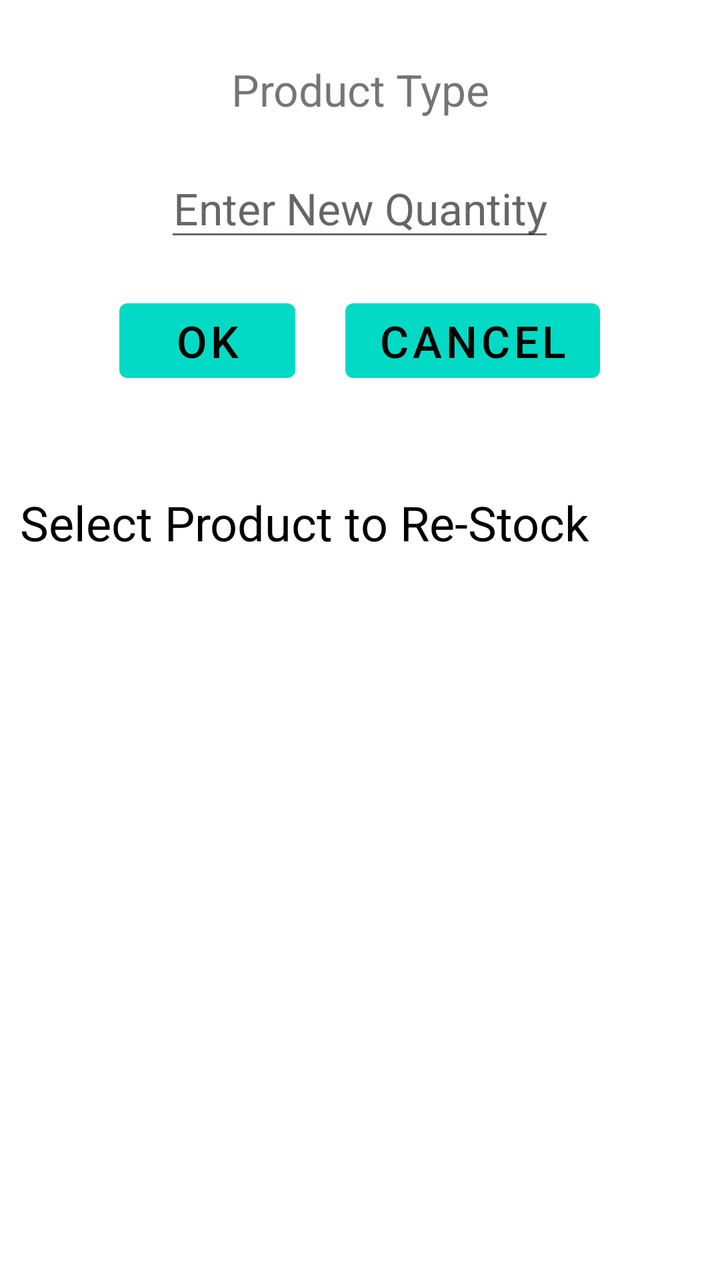
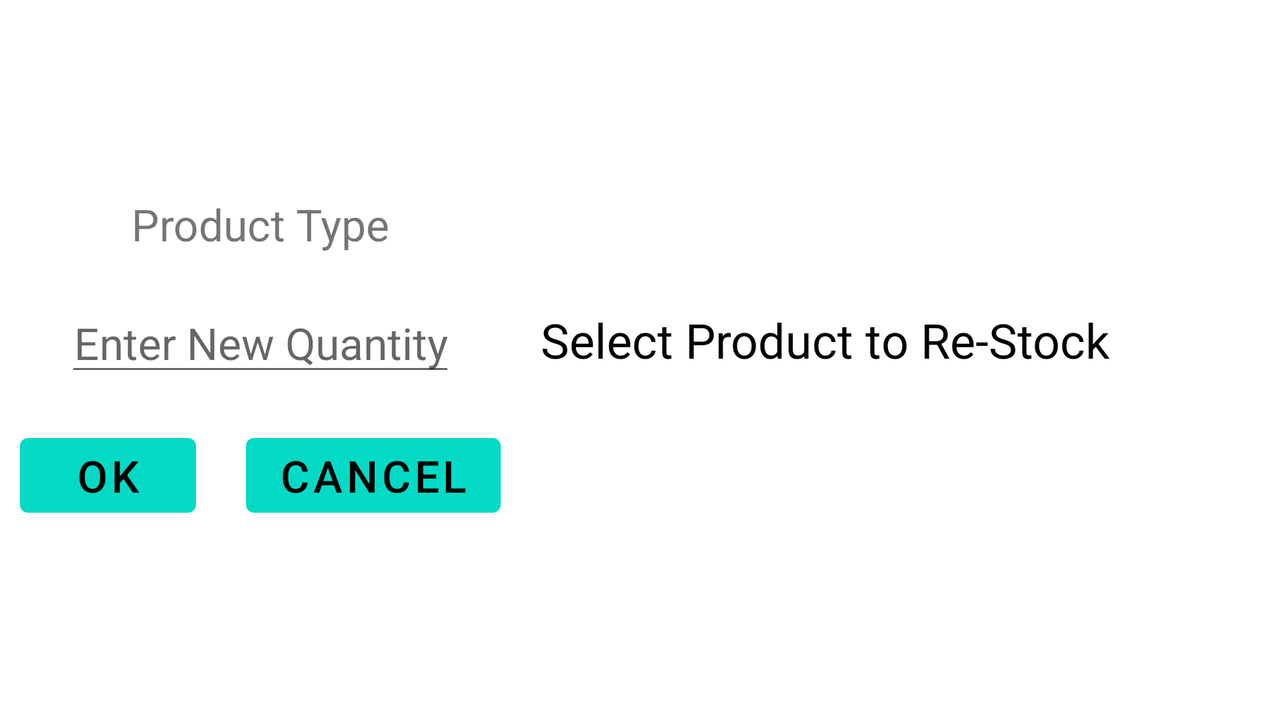

The same Android screen from two of the app's own layout files: first res/layout/ as a phone draws it, then the repository's variant for another configuration, drawn on a device whose configuration selects that folder. Both files follow.
<!-- AndroidManifest.xml: application theme Theme.Assignment2_CashRegisterApp -->
<!-- res/layout/activity_restock.xml -->
<?xml version="1.0" encoding="utf-8"?>
<RelativeLayout xmlns:android="http://schemas.android.com/apk/res/android"
xmlns:app="http://schemas.android.com/apk/res-auto"
xmlns:tools="http://schemas.android.com/tools"
android:layout_width="match_parent"
android:layout_height="match_parent"
tools:context=".RestockActivity"

android:layout_gravity="center_horizontal"

>

    <TextView
        android:id="@+id/restockProd_Type"
        android:layout_width="wrap_content"
        android:layout_height="wrap_content"
        android:layout_centerHorizontal="true"
        android:text="Product Type"
        android:textSize="22sp"
        android:layout_marginTop="30dp"
        android:gravity="center"/>


    <EditText
        android:layout_width="wrap_content"
        android:layout_height="wrap_content"
        android:id="@+id/restock_new_qty"
        android:hint="Enter New Quantity"
        android:textSize="22sp"
        android:layout_below="@id/restockProd_Type"
        android:layout_centerHorizontal="true"
        android:layout_marginTop="20dp"
        android:gravity="center"
        android:inputType="number"
        />
    <RelativeLayout
        android:layout_width="wrap_content"
        android:layout_height="wrap_content"
        android:layout_centerHorizontal="true"
        android:layout_below="@id/restock_new_qty"
        android:id="@+id/ok_cancel_Relative">

    <Button
    android:layout_width="wrap_content"
    android:layout_height="wrap_content"
    android:id="@+id/ok_btn"
    android:text="Ok"
    android:textSize="22sp"

        android:layout_marginTop="20dp"
        android:layout_marginEnd="25dp"


    />
<Button
    android:layout_width="wrap_content"
    android:layout_height="wrap_content"
    android:id="@+id/cancel_btn"
    android:text="Cancel"
    android:textSize="22sp"
    android:layout_toRightOf="@id/ok_btn"

    android:layout_marginTop="20dp"

    />
    </RelativeLayout>
    <TextView
        android:id="@+id/selectProduct_restockTextView"
        android:layout_width="match_parent"
        android:layout_height="wrap_content"

        android:layout_marginTop="50dp"
        android:layout_marginLeft="10dp"
        android:layout_marginRight="10dp"
        android:textColor="@color/black"
        android:text= "Select Product to Re-Stock"
        android:textSize="24sp"
        android:layout_below="@id/ok_cancel_Relative"

         />
    <ListView
        android:id="@+id/restockProduct_list"
        android:layout_width="match_parent"
        android:layout_height="wrap_content"
        android:layout_marginTop="20dp"
        android:layout_below="@id/selectProduct_restockTextView"
         />
</RelativeLayout>
<!-- resources referenced by this layout -->
<resources>
  <style name="Theme.Assignment2_CashRegisterApp" parent="Theme.MaterialComponents.DayNight.DarkActionBar">
          
          <item name="colorPrimary">@color/teal_200</item>
          <item name="colorPrimaryVariant">@color/purple_700</item>
          <item name="colorOnPrimary">@color/black</item>
          
          <item name="colorSecondary">@color/teal_200</item>
          <item name="colorSecondaryVariant">@color/teal_700</item>
          <item name="colorOnSecondary">@color/black</item>
          
          <item name="android:statusBarColor">?attr/colorPrimaryVariant</item>
          
      </style>
</resources>
<!-- res/layout-land/activity_restock.xml (the repository's variant of the layout above) -->
<!-- drawn on the phone turned sideways -->
<?xml version="1.0" encoding="utf-8"?>
<RelativeLayout xmlns:android="http://schemas.android.com/apk/res/android"

xmlns:tools="http://schemas.android.com/tools"
android:layout_width="match_parent"
android:layout_height="match_parent"
tools:context=".RestockActivity"
android:layout_centerHorizontal="true"

android:layout_gravity="center"

>
    <RelativeLayout
        android:layout_width="wrap_content"
        android:layout_height="wrap_content"
        android:layout_marginTop="20dp"
        android:layout_marginLeft="10dp"
        android:layout_marginRight="10dp"
     android:layout_centerVertical="true"
        android:id="@+id/product_purchase_Relative">
    <TextView
        android:id="@+id/restockProd_Type"
        android:layout_width="wrap_content"
        android:layout_height="wrap_content"

        android:text="@string/landscape_product_type"
        android:textSize="22sp"
        android:layout_centerHorizontal="true"
        android:gravity="center"/>


    <EditText
        android:layout_width="wrap_content"
        android:layout_height="wrap_content"
        android:id="@+id/restock_new_qty"
        android:hint="@string/enter_new_quantity"
        android:textSize="22sp"
        android:layout_below="@id/restockProd_Type"
        android:layout_centerHorizontal="true"
        android:layout_marginTop="20dp"
        android:gravity="center"
        android:inputType="number"
        android:importantForAutofill="no" />
    <RelativeLayout
        android:layout_width="wrap_content"
        android:layout_height="wrap_content"
        android:layout_centerHorizontal="true"
        android:layout_below="@id/restock_new_qty"
        android:id="@+id/ok_cancel_Relative">

    <Button
    android:layout_width="wrap_content"
    android:layout_height="wrap_content"
    android:id="@+id/ok_btn"
    android:text="@string/ok"
    android:textSize="22sp"

        android:layout_marginTop="20dp"
        android:layout_marginEnd="25dp"


    />
<Button
    android:layout_width="wrap_content"
    android:layout_height="wrap_content"
    android:id="@+id/cancel_btn"
    android:text="@string/cancel"
    android:textSize="22sp"
    android:layout_toEndOf="@id/ok_btn"

    android:layout_marginTop="20dp"

    />
    </RelativeLayout>
    </RelativeLayout>
    <RelativeLayout
        android:layout_width="wrap_content"
        android:layout_height="wrap_content"
        android:layout_marginTop="20dp"
        android:layout_marginLeft="10dp"
        android:layout_marginRight="10dp"
        android:layout_centerVertical="true"
        android:layout_toEndOf="@id/product_purchase_Relative"
        android:id="@+id/product_details_Relative">
    <TextView
        android:id="@+id/selectProduct_restockTextView"
        android:layout_width="match_parent"
        android:layout_height="wrap_content"


        android:textColor="@color/black"
        android:text= "@string/select_product_to_re_stock"
        android:textSize="24sp"


         />
    <ListView
        android:id="@+id/restockProduct_list"
        android:layout_width="match_parent"
        android:layout_height="wrap_content"
        android:layout_marginTop="20dp"
        android:layout_below="@id/selectProduct_restockTextView"
         />
    </RelativeLayout>
</RelativeLayout>
<!-- resources referenced by the variant -->
<!-- as the phone turned sideways resolves them -->
<resources>
  <string name="cancel">Cancel</string>
  <string name="enter_new_quantity">Enter New Quantity</string>
  <string name="landscape_product_type">Product Type</string>
  <string name="ok">Ok</string>
  <string name="select_product_to_re_stock">Select Product to Re-Stock</string>
  <style name="Theme.Assignment2_CashRegisterApp" parent="Theme.MaterialComponents.DayNight.DarkActionBar">
          
          <item name="colorPrimary">@color/teal_200</item>
          <item name="colorPrimaryVariant">@color/purple_700</item>
          <item name="colorOnPrimary">@color/black</item>
          
          <item name="colorSecondary">@color/teal_200</item>
          <item name="colorSecondaryVariant">@color/teal_700</item>
          <item name="colorOnSecondary">@color/black</item>
          
          <item name="android:statusBarColor">?attr/colorPrimaryVariant</item>
          
      </style>
</resources>
